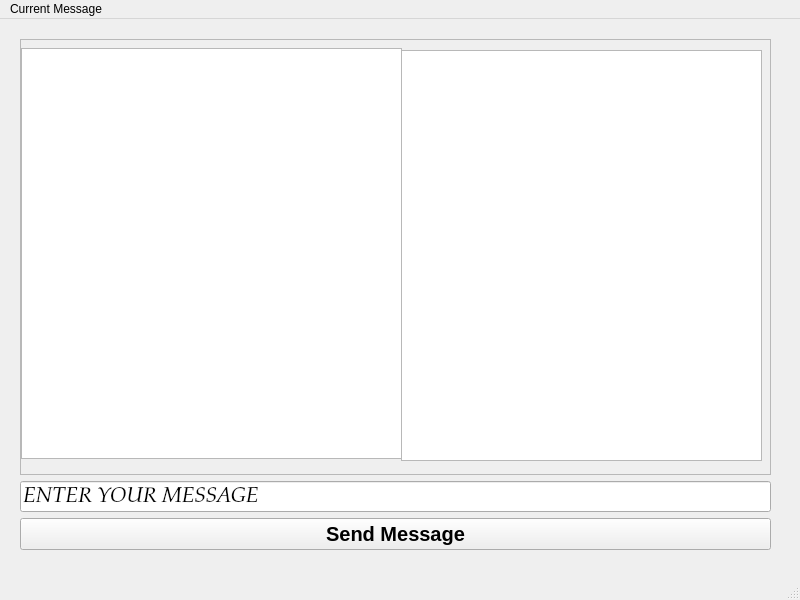
<?xml version="1.0" encoding="UTF-8"?>
<ui version="4.0">
 <class>Ui_Form</class>
 <widget class="QMainWindow" name="Ui_Form">
  <property name="geometry">
   <rect>
    <x>0</x>
    <y>0</y>
    <width>800</width>
    <height>600</height>
   </rect>
  </property>
  <property name="windowTitle">
   <string>InChat</string>
  </property>
  <widget class="QWidget" name="centralwidget">
   <widget class="QWidget" name="verticalLayoutWidget">
    <property name="geometry">
     <rect>
      <x>20</x>
      <y>20</y>
      <width>751</width>
      <height>511</height>
     </rect>
    </property>
    <layout class="QVBoxLayout" name="verticalLayout">
     <item>
      <layout class="QHBoxLayout" name="horizontalLayout">
       <item>
        <widget class="QScrollArea" name="scrollArea">
         <property name="widgetResizable">
          <bool>true</bool>
         </property>
         <widget class="QWidget" name="scrollAreaWidgetContents">
          <property name="geometry">
           <rect>
            <x>0</x>
            <y>0</y>
            <width>745</width>
            <height>427</height>
           </rect>
          </property>
          <widget class="QListView" name="SentMessages">
           <property name="geometry">
            <rect>
             <x>0</x>
             <y>8</y>
             <width>381</width>
             <height>411</height>
            </rect>
           </property>
           <property name="frameShadow">
            <enum>QFrame::Raised</enum>
           </property>
          </widget>
          <widget class="QListView" name="RecievedMessages">
           <property name="geometry">
            <rect>
             <x>380</x>
             <y>10</y>
             <width>361</width>
             <height>411</height>
            </rect>
           </property>
           <property name="frameShadow">
            <enum>QFrame::Raised</enum>
           </property>
          </widget>
         </widget>
        </widget>
       </item>
      </layout>
     </item>
     <item>
      <widget class="QLineEdit" name="textEdit">
       <property name="font">
        <font>
         <family>Palatino Linotype</family>
         <pointsize>16</pointsize>
         <italic>true</italic>
        </font>
       </property>
       <property name="text">
        <string>ENTER YOUR MESSAGE</string>
       </property>
      </widget>
     </item>
     <item>
      <widget class="QPushButton" name="send">
       <property name="font">
        <font>
         <pointsize>15</pointsize>
         <weight>75</weight>
         <bold>true</bold>
        </font>
       </property>
       <property name="text">
        <string>Send Message</string>
       </property>
      </widget>
     </item>
    </layout>
   </widget>
  </widget>
  <widget class="QMenuBar" name="menubar">
   <property name="geometry">
    <rect>
     <x>0</x>
     <y>0</y>
     <width>800</width>
     <height>21</height>
    </rect>
   </property>
   <widget class="QMenu" name="menuCurrent_Message">
    <property name="title">
     <string>Current Message</string>
    </property>
   </widget>
   <addaction name="menuCurrent_Message"/>
  </widget>
  <widget class="QStatusBar" name="statusbar"/>
 </widget>
 <resources/>
 <connections/>
</ui>
